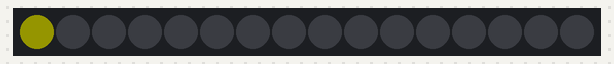
Bench run of a sketch on a simulated Arduino Uno, built with avr-gcc and run on an emulated ATmega328P. Parts: 16 RGB LEDs in strip order, left to right. Dim RGB values are drawn brighter than linear.

Above: at 1.1 s.
At 4.1 s:
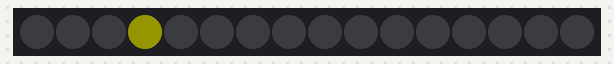
At 6.1 s:
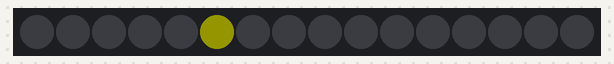
At 8.1 s:
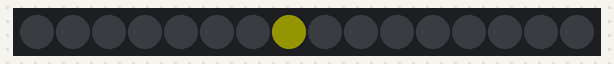
At 12.1 s:
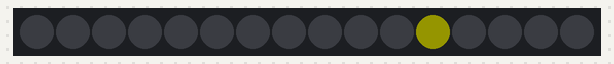
At 16.1 s:
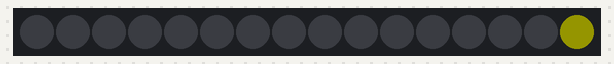

The sketch:

anel_de_leds_piscando.ino
```cpp
#include <FastLED.h>
#define LED_PIN 8
#define NUM_LEDS 16
uint8_t i = 0;
CRGB leds[NUM_LEDS];
void setup(){

    FastLED.addLeds<WS2811,LED_PIN,GRB>(leds,NUM_LEDS);
}
void loop(){
  delay(1000);
  leds[i] = CRGB(20,20,0);
  if (i > 0){
    leds[i-1] = CRGB(0);
  }
  FastLED.show();
  i = i > 17 ? 0 : i+1;
}
```

Measured:
- what the display in image 0 shows lasts 1.0 s, from 1.0 s to 2.0 s
